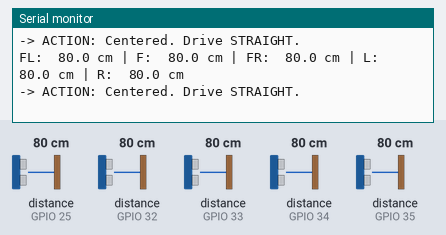
Bench run of a sketch on a simulated ESP32. Shown: the last lines printed to the serial monitor. Wiring (from diagram.json): 5 × ultrasonic range finder: trigger GPIO 13, echo GPIO 34 / trigger GPIO 12, echo GPIO 35 / trigger GPIO 14, echo GPIO 32 / trigger GPIO 27, echo GPIO 33 / trigger GPIO 26, echo GPIO 25. The inputs (shaded band) are chosen by the test bench; at power-on: distance to the obstacle (sensors on GPIO 25, GPIO 32, GPIO 33, GPIO 34, GPIO 35) 80 cm. The echo pulse lasts 58.3 µs per cm.

Above: at 1.2 s.
1.3 s: distance to the obstacle (sensor on GPIO 25) set to 2 cm
At 1.47 s:
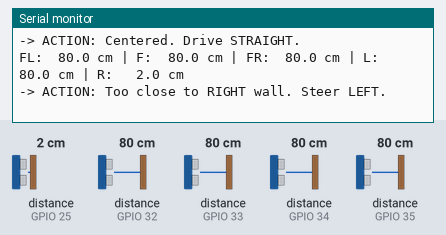
2.8 s: distance to the obstacle (sensor on GPIO 32) set to 2 cm
At 3.05 s:
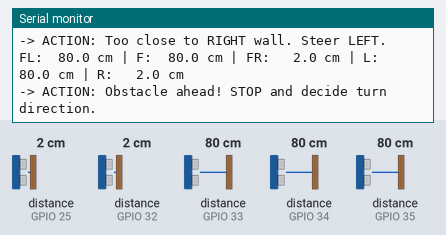
4.4 s: distance to the obstacle (sensor on GPIO 33) set to 2 cm
At 4.42 s:
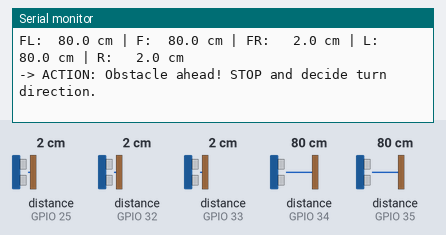
6.1 s: distance to the obstacle (sensor on GPIO 34) set to 2 cm
At 6.1 s:
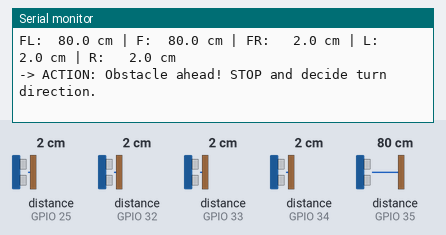
7.9 s: distance to the obstacle (sensor on GPIO 35) set to 2 cm
At 7.9 s:
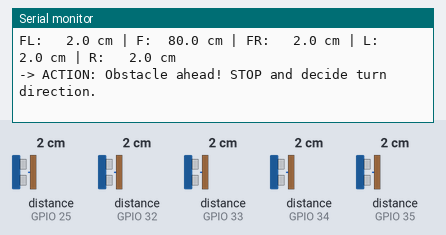
9.7 s: distance to the obstacle (sensor on GPIO 25) set to 18 cm
At 9.8 s:
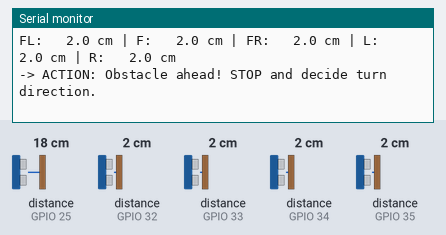

Measured:
- after the input at 1.3 s, the serial monitor: prints a new line at once (image 1)
- after the input at 2.8 s, the serial monitor: prints a new line after 0.11 s (image 2)

The sketch:

sketch.ino
```cpp
#include <Arduino.h>

// Sensor Pin Definitions
struct SensorPins {
    int trig;
    int echo;
};

enum SensorIndex {
    FRONT_LEFT = 0,
    FRONT,
    FRONT_RIGHT,
    LEFT,
    RIGHT,
    TOTAL_SENSORS
};

const SensorPins SENSORS[TOTAL_SENSORS] = {
    {13, 34}, // FRONT_LEFT
    {12, 35}, // FRONT
    {14, 32}, // FRONT_RIGHT
    {27, 33}, // LEFT
    {26, 25}  // RIGHT
};

// Distance readings storage (in centimeters)
float distances[TOTAL_SENSORS];

// Configuration Constants
const float WALL_THRESHOLD = 30.0; // Distance in cm considered "near wall"
const float STOP_DISTANCE  = 15.0; // Distance in cm to halt forward progress

// Helper function to query a single HC-SR04 sensor
float getDistance(int trigPin, int echoPin) {
    digitalWrite(trigPin, LOW);
    delayMicroseconds(2);
    digitalWrite(trigPin, HIGH);
    delayMicroseconds(10);
    digitalWrite(trigPin, LOW);

    // Timeout after 30ms (~5 meters max range)
    long duration = pulseIn(echoPin, HIGH, 30000);
    if (duration == 0) return 400.0; // Return out-of-range value if no pulse

    return (duration * 0.0343) / 2.0;
}

// Read all 5 sensors sequentially to prevent sonic crosstalk
void updateAllSensors() {
    for (int i = 0; i < TOTAL_SENSORS; ++i) {
        distances[i] = getDistance(SENSORS[i].trig, SENSORS[i].echo);
        delay(10); // Small pause to let sound echoes dissipate
    }
}

void setup() {
    Serial.begin(115200);

    // Initialize all GPIOs
    for (int i = 0; i < TOTAL_SENSORS; ++i) {
        pinMode(SENSORS[i].trig, OUTPUT);
        pinMode(SENSORS[i].echo, INPUT);
    }

    Serial.println("--- Self-Driving Car 5-Sensor System Initialized ---");
}

void loop() {
    updateAllSensors();

    // Output raw distances for telemetry/debugging
    Serial.printf("FL: %5.1f cm | F: %5.1f cm | FR: %5.1f cm | L: %5.1f cm | R: %5.1f cm\n",
                  distances[FRONT_LEFT], distances[FRONT], distances[FRONT_RIGHT],
                  distances[LEFT], distances[RIGHT]);

    // Simple reactive steering decision logic
    if (distances[FRONT] < STOP_DISTANCE ||
        distances[FRONT_LEFT] < STOP_DISTANCE ||
        distances[FRONT_RIGHT] < STOP_DISTANCE) {

        Serial.println("-> ACTION: Obstacle ahead! STOP and decide turn direction.");
    } else {
        // Calculate lateral error to center between side walls
        float error = distances[LEFT] - distances[RIGHT];

        if (abs(error) < 5.0) {
            Serial.println("-> ACTION: Centered. Drive STRAIGHT.");
        } else if (error > 0) {
            Serial.println("-> ACTION: Too close to RIGHT wall. Steer LEFT.");
        } else {
            Serial.println("-> ACTION: Too close to LEFT wall. Steer RIGHT.");
        }
    }

    delay(100); // Main loop control rate (~10Hz updates)
}
```
